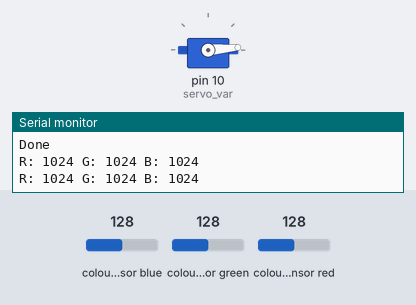
This sketch was run on a simulated Arduino Uno, built with avr-gcc and run on an emulated ATmega328P. Shown: servo, the last lines printed to the serial monitor. The test bench sets the inputs (shaded band); at power-on: colour sensor green 128, colour sensor red 128, colour sensor blue 128.

Above: at 4.2 s.
4.3 s: colour sensor green set to 42
6.3 s: colour sensor green set to 34
At 8.0 s:
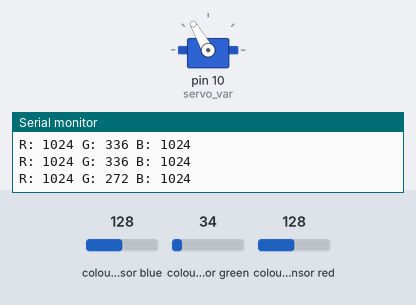
10.4 s: colour sensor red set to 55
13.9 s: colour sensor red set to 48
At 15.0 s:
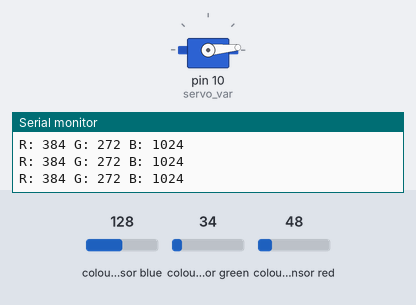
18.0 s: colour sensor red set to 64
At 18.8 s:
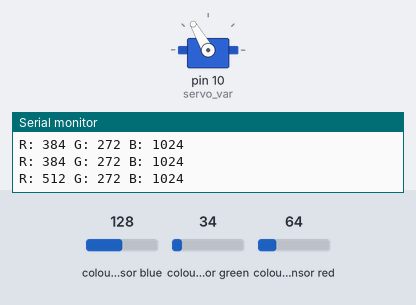
22.1 s: colour sensor green set to 64
At 22.8 s:
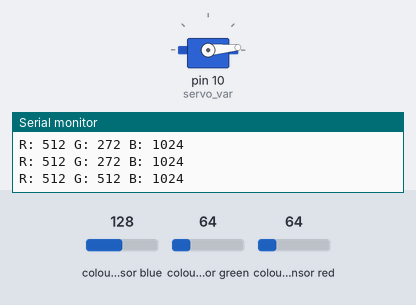
Timing chart, 0 to 24.6 s (numbered marks = the images above; inputs shaded):
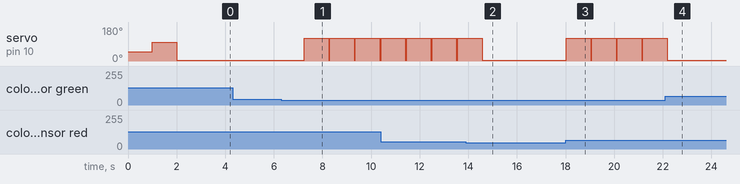

The sketch:

Color_Based_Sorting_UNO__IF_ELSE_.ino
```cpp
// Import Libraries :
#include <Wire.h>
#include <Adafruit_TCS34725.h> // RGB sensor library
#include <Servo.h> //Servo Motor Library

// Initialize Variables
Servo servo_var; //Servo Variable
Adafruit_TCS34725 tcs = Adafruit_TCS34725(TCS34725_INTEGRATIONTIME_101MS, TCS34725_GAIN_1X); //RGB Sensor Variable (Including Sampling Time and Gain)

// Define the Parameter:
uint16_t r, g, b, c;

//Check if device is ready to use
void setup()
{
  servo_var.attach(10); //Servo Input Pin

  // Begin Serial communication:
  Serial.begin(9600);
  // Check if the sensor is wired correctly:
  if (tcs.begin())
  {
    Serial.println("Found sensor");
  }

  else {
    Serial.println("No TCS34725 found ... check your connections ");
    while (1);
  }

  Serial.println("Initialize Servo");
  servo_var.write (50 );
  delay(1000);
  servo_var.write (100 );
  delay(1000);
  servo_var.write (5);
  delay(1000);
  Serial.println("Done");
}
void loop()
{
  // Get the raw sensor data for the red, green, blue:
  tcs.getRawData(&r, &g, &b, &c);

  // Print the data to the Serial Monitor:
  Serial.print("R: "); Serial.print(r, DEC); Serial.print(" ");
  Serial.print("G: "); Serial.print(g, DEC); Serial.print(" ");
  Serial.print("B: "); Serial.print(b, DEC); Serial.print(" ");
  Serial.println(" ");

  // Set Treshold
  int green_treshold= 300;
  int red_treshold = 400;

  // Program servo to open when treshold is fulfilled

  // If Red Tomato was passed, Gate Open  :
  if (r>red_treshold and g<green_treshold) {
    servo_var.write (120); // Opening Gate
    digitalWrite(2,HIGH);  // Green LED Lamp On
    delay(1000);
    digitalWrite(2,LOW);  //Green LED Lamp Off
    servo_var.write(5 );  // Closing Gate
  }

  // If Non - Red Tomato was passed, Gate still closed and Red LED Lamp is ON  :
  if (r>red_treshold and g>green_treshold) {
    digitalWrite(3,HIGH); //RED LED Lamp On
    delay(1000);
    digitalWrite(3,LOW); //RED LED Lamp Off
      }
}
```

Measured:
- the behaviour switches between 38 and 37 on colour sensor green (found by bisection; images 0 and 1)
- the behaviour switches between 51 and 50 on colour sensor red (found by bisection; images 1 and 2)
- after the input at 6.3 s, servo on pin 10 (servo_var): 5° → 120° after 0.96 s, → 5° 3.1 s later
- after the input at 13.9 s, servo on pin 10 (servo_var): goes on until 14.6 s, then stays 5°
- after the input at 18.0 s, servo on pin 10 (servo_var): 5° → 120° at once
- after the input at 22.1 s, servo on pin 10 (servo_var): goes on until 22.2 s, then stays 5°
